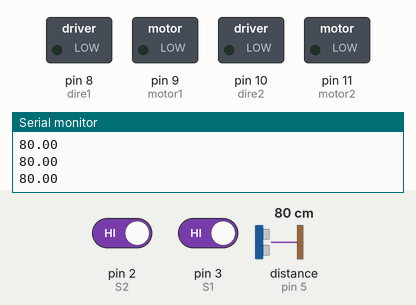
The sketch below on a simulated Arduino Uno, built with avr-gcc and run on an emulated ATmega328P. Shown: switched loads named in the sketch (green lamp = pin HIGH), the last lines printed to the serial monitor. Dashed ring = blinking. Inputs (shaded band) come from the test bench; at power-on: pin 2 (S2) HIGH, pin 3 (S1) HIGH, distance to the obstacle (sensor on pin 5) 80 cm. The echo pulse lasts 58.3 µs per cm.

Above: at 1.2 s.
1.3 s: pin 2 (S2) driven LOW
At 1.6 s:
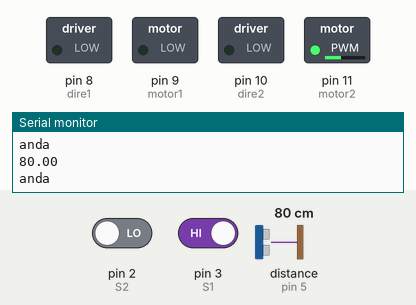
2.8 s: pin 3 (S1) driven LOW
At 4.0 s:
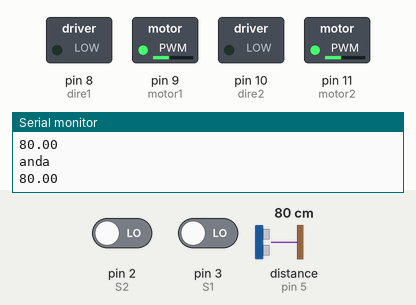
4.3 s: pin 2 (S2) driven HIGH
At 5.2 s:
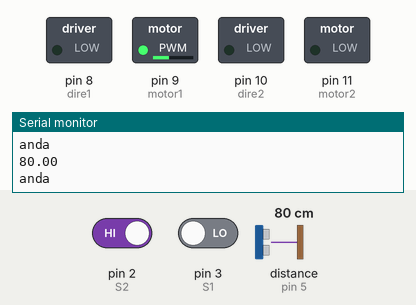
5.8 s: distance to the obstacle (sensor on pin 5) set to 2 cm
At 6.4 s:
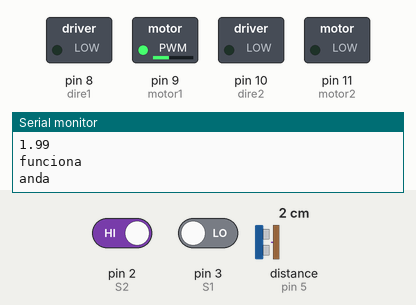
7.4 s: distance to the obstacle (sensor on pin 5) set to 120 cm
At 8.0 s:
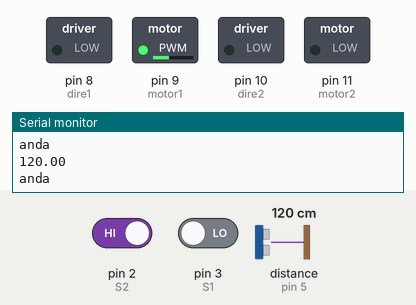
10.4 s: distance to the obstacle (sensor on pin 5) set to 4 cm
At 11.2 s:
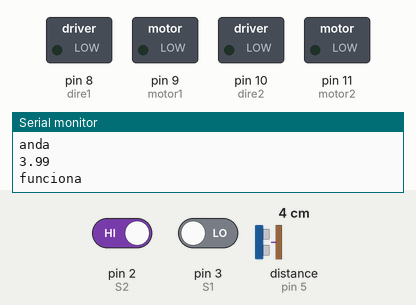
Timing chart, 0 to 14.4 s (numbered marks = the images above; inputs shaded):
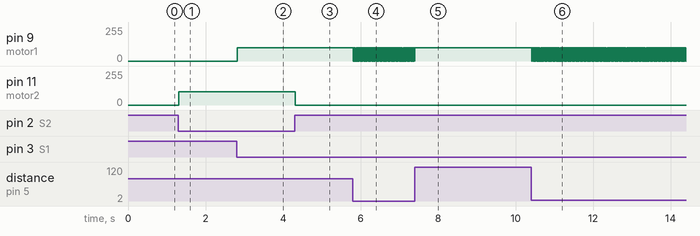

Measured:
- after the input at 1.3 s, pin 11 (motor2): 0/255 → 100/255 at once
- after the input at 2.8 s, pin 9 (motor1): 0/255 → 100/255 at once
- after the input at 4.3 s, pin 11 (motor2): 100/255 → 0/255 at once
- after the input at 5.8 s, pin 9 (motor1): alternates 100/255 for 0.01 s and 0/255 for 0.01 s, starting at once
- after the input at 7.4 s, pin 9 (motor1): goes on until 7.4 s, then stays 100/255
- after the input at 10.4 s, pin 9 (motor1): alternates 100/255 for 0.01 s and 0/255 for 0.01 s, starting at once

The sketch:

robo_cod.ino
```cpp
//Carrega a biblioteca do sensor ultrassonico
 #include <Ultrasonic.h>
  #define motor1  9 // motor da direita / define a velocidade porta IN2
  #define dire1 8 //Pino_Direção do motor 1 porta IN1

  #define motor2  11 // motor da esquerda / define a velocidade porta IN4
  #define dire2 10 //Pino_Direção do motor 2 porta IN3

  //Define os pinos para o trigger e echo
  #define pino_trigger 4
  #define pino_echo 5

  #define S1 3 // sensor da roda direita
  #define S2 2 // sensor da roda esquerda

  int velocidade = 100; // velocidade dos motores
  float distancia;

// essas variaveis guarda o valor dos sensores de linha
  bool Sensor1 = 0;
  bool Sensor2 = 0;

  //Inicializa o sensor nos pinos definidos acima
  Ultrasonic ultrasonic(pino_trigger, pino_echo);

void setup() {
  pinMode(motor1, OUTPUT);
  pinMode(motor2, OUTPUT);
  pinMode(dire1, OUTPUT);
  pinMode(dire2, OUTPUT);

  pinMode(S1, INPUT);
  pinMode(S2, INPUT);

  digitalWrite(dire1, LOW); // low pra frente high pra tras
  digitalWrite(dire2, LOW);// low pra tras high pra frente

  Serial.begin(9600);


}

void loop() {
  Sensor1 = digitalRead(S1);
  Sensor2 = digitalRead(S2);
  long microsec = ultrasonic.timing();
  distancia = ultrasonic.convert(microsec, Ultrasonic::CM);
  Serial.println(distancia);


  //Le as informacoes do sensor, em cm e pol
if(distancia <= 10){

    analogWrite(motor1, 0);
    analogWrite(motor2, 0);
    Serial.println("funciona");

    }
  if((Sensor1 == 0) && (Sensor2 == 0)){ // Se detectar na extremidade das faixas duas cores brancas

    analogWrite(motor1, velocidade);
    analogWrite(motor2, velocidade);
        Serial.println("anda");

  }
  else if ((Sensor1 == 1) && (Sensor2 == 0)){ // Se detectar um lado preto e o outro branco

    analogWrite(motor1, 0); // O motor 1 desliga
    analogWrite(motor2, velocidade); // O motor 2 fica ligado, fazendo assim o carrinho virar
            Serial.println("anda");

  }

  else if((Sensor1 == 0) && (Sensor2 == 1)){ // Se detectar um lado branco e o outro preto
    analogWrite(motor1, velocidade); //O motor 1 fica ligado
    analogWrite(motor2, 0); // O motor 2 desliga, fazendo assim o carrinho virar no outro sentido
            Serial.println("anda");

  }


}
```
